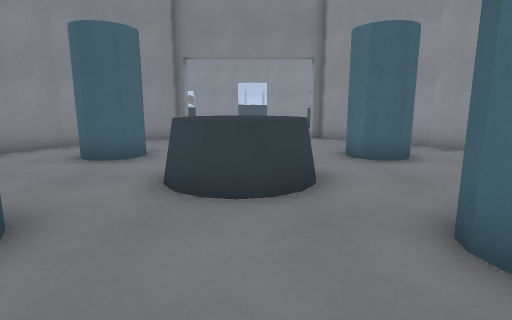
[1] (above)

24 first-person views from a walk through a Godot game level. The camera is 1.3 m above the floor, tilts 10° down and sees 80° across. The floor is counted in squares, 1 m on a side. Each view is taken from the middle of a square. On the plan, view 1 faces up. The plan holds only what a view shows up to about 14 squares ahead; the rest is blank. The place goes on beyond the plan. Surface patterns are stand-ins for the level's own textures.

[2]
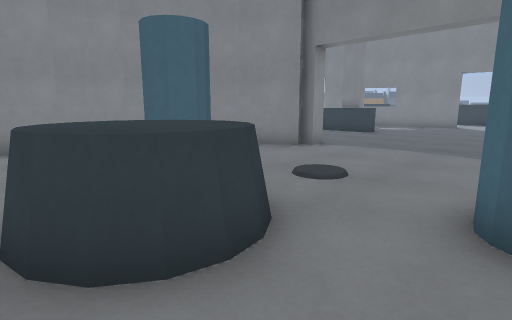

[3]
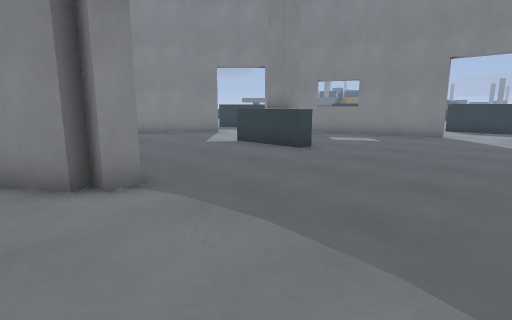

[4]
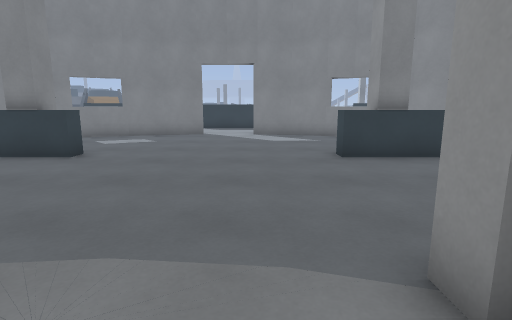

[5]
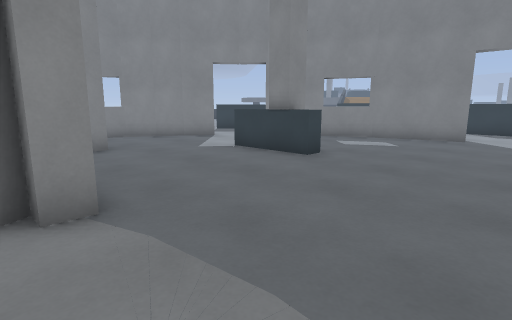

[6]
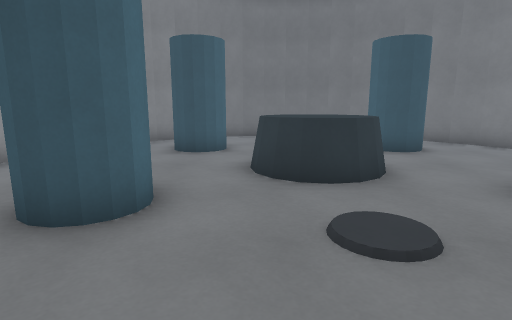

[7]
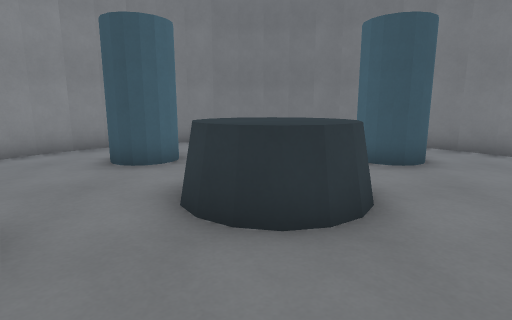

[8]
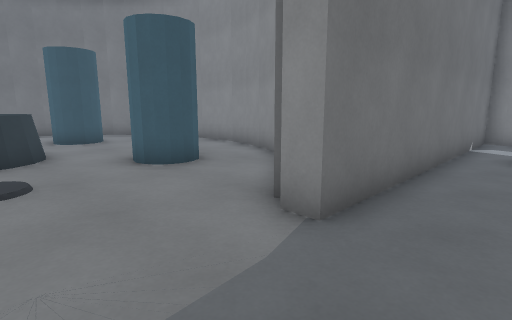

[9]
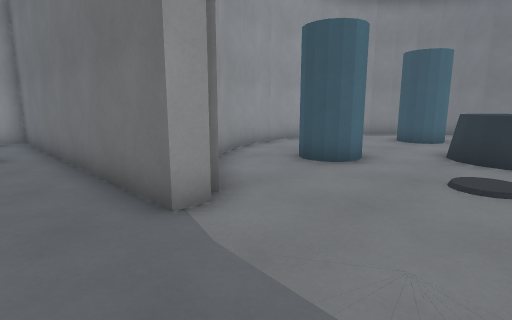

[10]
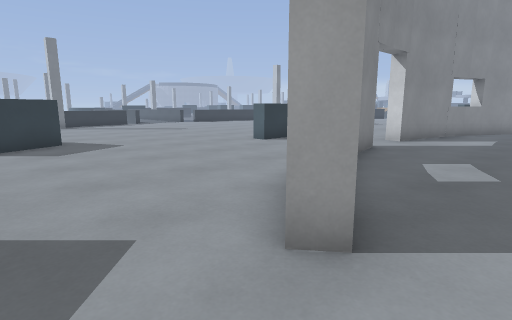

[11]
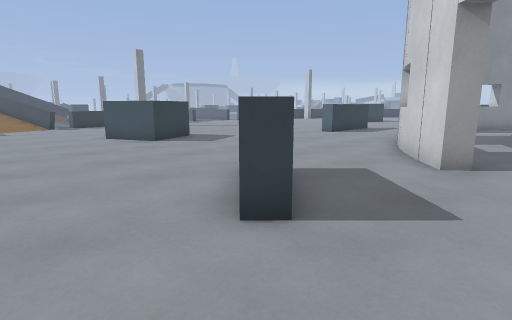

[12]
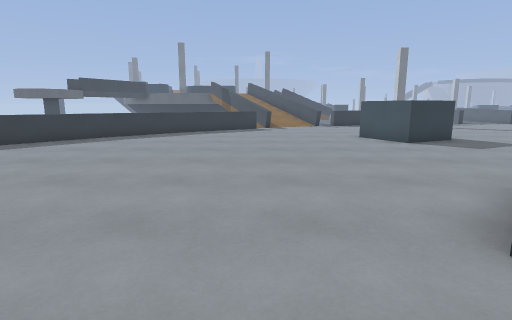

[13]
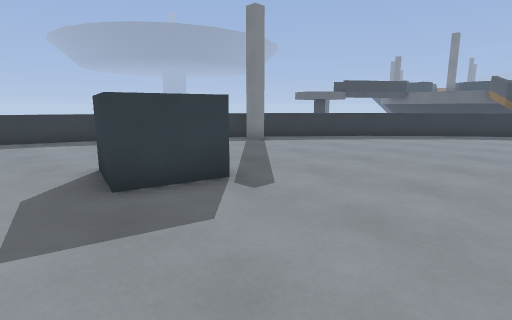

[14]
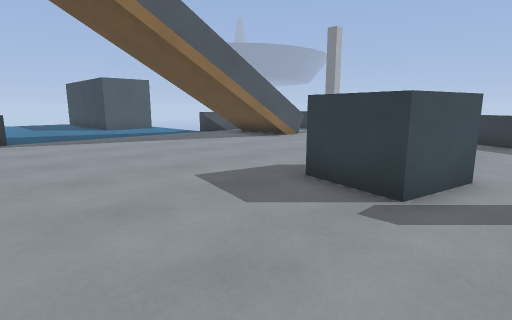

[15]
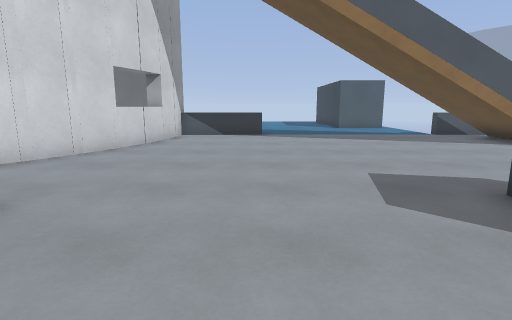

[16]
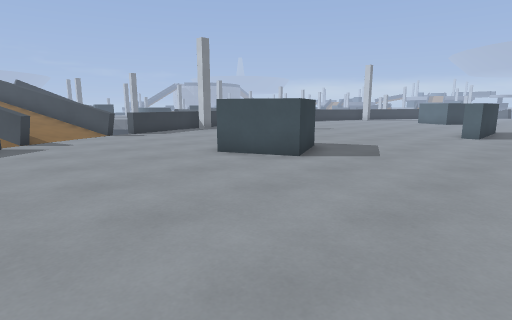

[17]
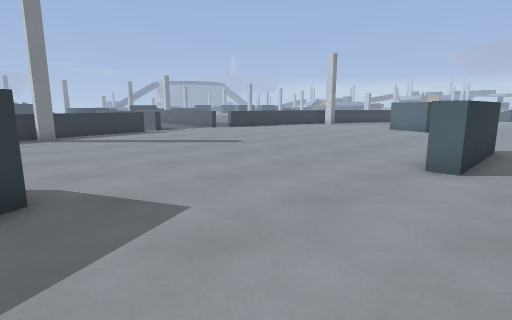

[18]
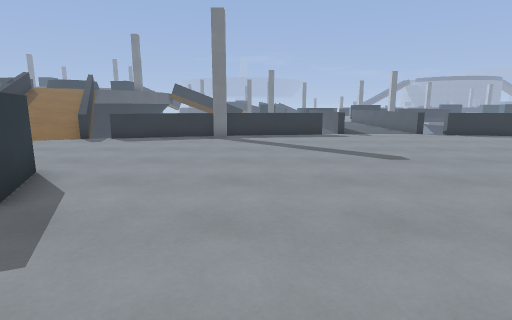

[19]
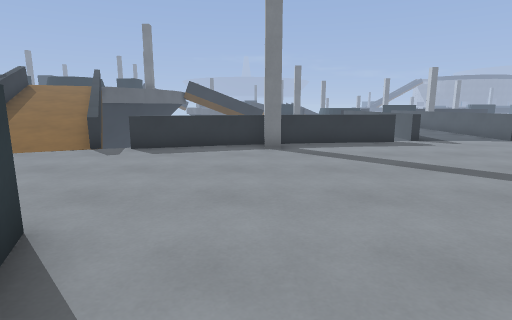

[20]
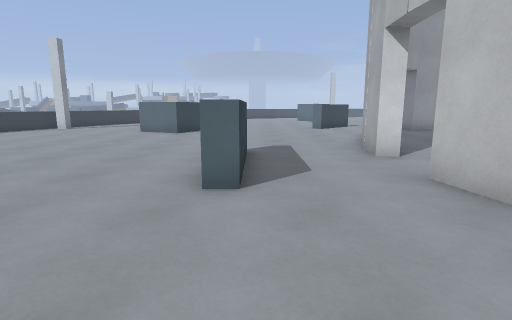

[21]
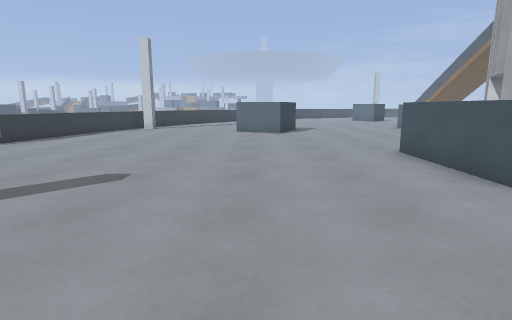

[22]
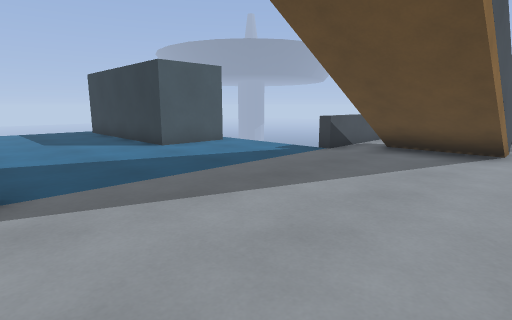

[23]
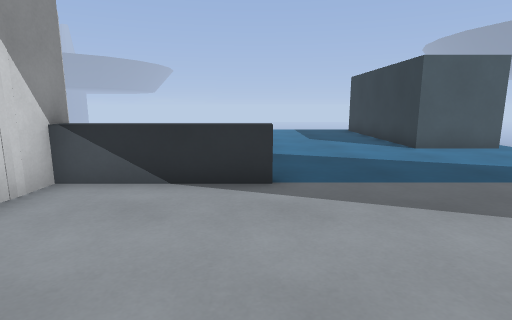

[24]
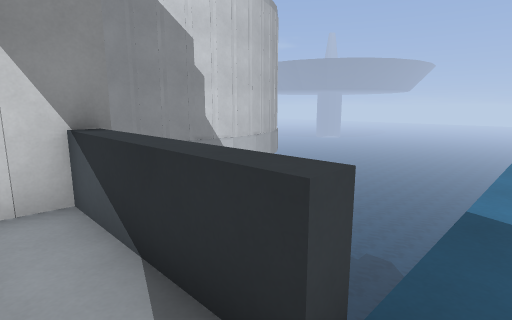

### Floor plan
Key: @ floor where view 1 was taken; # wall or solid block; x gap in a wall; . floor; / step, stairs or slope; = window, fence, low wall or low ledge; ^ raised ledge; v drop or lower ground.
Columns run from 26 left of view 1 to 7 right of it. Each row starts with its distance up from view 1.
 46         =///=            = ..=
 45         =///=v           =...=
 44           ///=           =...x
 43           ///=v    ======.....===
 42            ///= ====#............=
 41           =//.=.=.................
 40           v=......................
 39            .......................
 38         = ........................
 37        =. ........................
 36      v=...........................
 35     v=..........^#................
 34    v=..........^ ^................
 33   v=...........^ ^................
 32   =............#^.................
 31  =................................
 30 =#......................^^^^......
 29 =.......................=^^^......
 28   ................................
 27    ...............................
 26     .......................##.....
 25 ....^^........^.....#####..####=..
 24 ..   ^.......# ....#=#.........=##
 23 ....^^............##.............#
 22 ..................................
 21    ............................
 20  ..............##..   ........#
 19 ..............##...=^#^......=^#^
 18 ..............#.................
 17 ===..........##.................
 16   /..........= ................
 15   /..........#   #..............
 14 ===..........#....................
 13 ==.......====###########.....#####
 12  ........v  v        ###.....##
 11  ........v          ##........
 10  ........v         v#..........##
  9  ........v        v#............##
  8  .###....v        v#..##.....##..#
  7     #....v        ##.....=^......#
  6     #....v        #......^^^.....#
  5     #....         #......^^^.... #
  4     #....         ##......=..... #
  3     #....         v#..##....##...
  2      ...           #.. #....# ..#
  1       ..            #. .   .. .##
  0                     ## .  @.. ##
 -1                       ##   .##
 -2                         #####

Where each view was taken, in squares from view 1:
view 1: 0 up, 0 right, facing up
view 2: 4 up, 3 right, facing up-left
view 3: 11 up, 2 right, facing up-left
view 4: 11 up, 1 right, facing up
view 5: 12 up, 1 right, facing up-left
view 6: 12 up, 1 right, facing down
view 7: 10 up, 0 right, facing down
view 8: 15 up, 0 right, facing down-left
view 9: 15 up, 1 left, facing down-right
view 10: 21 up, 11 left, facing up-right
view 11: 21 up, 16 left, facing up-right
view 12: 21 up, 16 left, facing up
view 13: 21 up, 16 left, facing up-left
view 14: 26 up, 16 left, facing down-left
view 15: 27 up, 17 left, facing down
view 16: 27 up, 17 left, facing up-right
view 17: 28 up, 9 left, facing up-right
view 18: 29 up, 5 left, facing up
view 19: 32 up, 7 left, facing up
view 20: 29 up, 7 left, facing right
view 21: 34 up, 7 left, facing right
view 22: 18 up, 17 left, facing down-left
view 23: 18 up, 17 left, facing down
view 24: 14 up, 18 left, facing down-right
